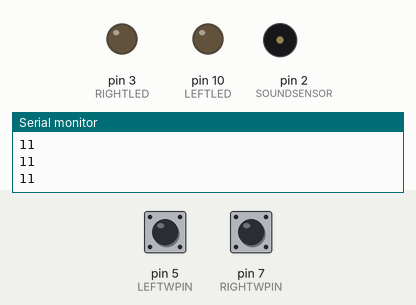
The sketch below on a simulated Arduino Uno, built with avr-gcc and run on an emulated ATmega328P. On the bench: output pins drawn as LEDs (lit = HIGH), buzzer (waves = sounding), the last lines printed to the serial monitor. Inputs (shaded band) come from the test bench; at power-on: pin 5 (LEFTWPIN) HIGH, pin 7 (RIGHTWPIN) HIGH.

Above: at 1.2 s.
1.3 s: pin 5 (LEFTWPIN) pulled LOW for 0.15 s
At 1.4 s:
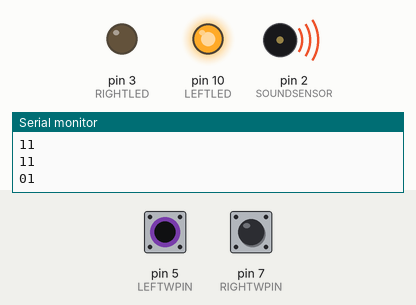
3.0 s: pin 7 (RIGHTWPIN) pulled LOW for 0.15 s
At 3.1 s:
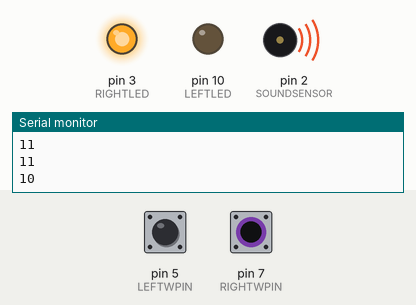
4.7 s: pin 7 (RIGHTWPIN) pulled LOW for 3.2 s
At 9.1 s:
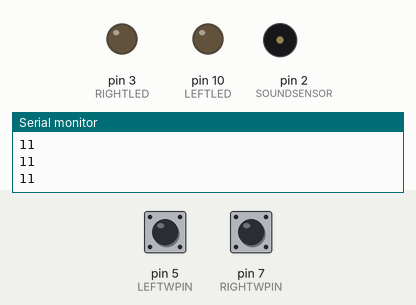
9.4 s: pin 5 (LEFTWPIN) pulled LOW for 3.2 s
At 10.4 s:
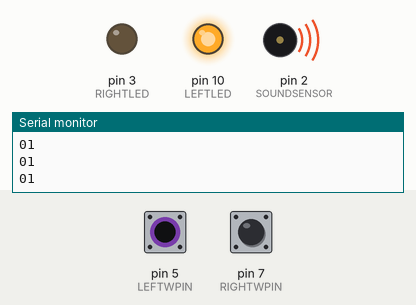
14.1 s: pin 5 (LEFTWPIN) driven LOW and pin 7 (RIGHTWPIN) driven LOW
At 15.5 s:
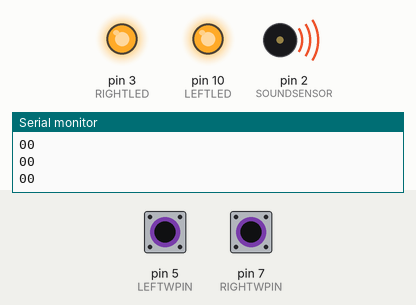
Timing chart, 0 to 16.6 s (numbered marks = the images above; inputs shaded):
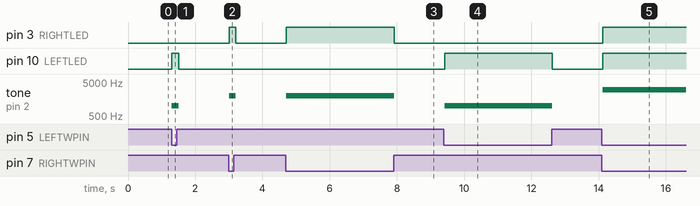

Measured:
- after the input at 1.3 s, pin 10 (LEFTLED): LOW → HIGH at once, → LOW 0.20 s later; tone on pin 2 (SOUNDSENSOR): silent → 1000 Hz at once, → silent 0.20 s later
- after the input at 3.0 s, pin 3 (RIGHTLED): LOW → HIGH at once, → LOW 0.20 s later; tone on pin 2 (SOUNDSENSOR): silent → 2000 Hz at once, → silent 0.20 s later
- after the input at 4.7 s, pin 3 (RIGHTLED): LOW → HIGH at once, → LOW 3.2 s later; tone on pin 2 (SOUNDSENSOR): silent → 2000 Hz at once, → silent 3.2 s later
- after the input at 9.4 s, pin 10 (LEFTLED): LOW → HIGH at once, → LOW 3.2 s later; tone on pin 2 (SOUNDSENSOR): silent → 1000 Hz at once, → silent 3.2 s later
- after the input at 14.1 s, pin 3 (RIGHTLED), pin 10 (LEFTLED): LOW → HIGH at once; tone on pin 2 (SOUNDSENSOR): silent → 3000 Hz at once

The sketch:

TouchSensors.ino
```cpp
// LED PINS
int const LEFTLED = 10;
int const RIGHTLED = 3;

// TOUCH SENSOR PINS
int const LEFTWPIN = 5;
int const RIGHTWPIN = 7;

// SOUND SENSOR PIN
int const SOUNDSENSOR = 2;

void setup() {

  // LED
  pinMode(LEFTLED, OUTPUT); // PIN 10
  pinMode(RIGHTLED, OUTPUT); // PIN 3

  // Touch Sensors
  pinMode(LEFTWPIN, INPUT); // PIN 5
  pinMode(RIGHTWPIN, INPUT); // PIN 7

  // Sound
  pinMode(SOUNDSENSOR, OUTPUT); // PIN 2

  Serial.begin(9600);

  // tone(SERVOPIN, tone, duration in ms)
}

void loop() {

  // Sense the environment: 0 means touching; 1 is not touching
  int leftw = digitalRead(LEFTWPIN);
  int rightw = digitalRead(RIGHTWPIN);

  // Determine action:
  if (leftw == 0 && rightw == 0) { // Touch both
      // Turn on both
      digitalWrite(LEFTLED, HIGH);
      digitalWrite(RIGHTLED, HIGH);

      // Play a 3000Hz tone on the piezo electric speaker
      tone(SOUNDSENSOR, 3000, 4000);
  } else if (leftw == 0 && rightw == 1) { // Only touch left
     // Turn on left; Turn off right
      digitalWrite(LEFTLED, HIGH);
      digitalWrite(RIGHTLED, LOW);

      // Play a 1000Hz tone on the piezo electric speaker
      tone(SOUNDSENSOR, 1000, 4000);

  } else if (leftw == 1 && rightw == 0) { // Only touch right
      // Turn on right; Turn off left
      digitalWrite(RIGHTLED, HIGH);
      digitalWrite(LEFTLED, LOW);

      // Play a 2000Hz tone on the piezo electric speaker
      tone(SOUNDSENSOR, 2000, 4000);

  } else if (leftw == 1 && rightw == 1) { // Neither
      // Turn off both
      digitalWrite(LEFTLED, LOW);
      digitalWrite(RIGHTLED, LOW);

      // Play a 0Hz tone on the piezo electric speaker
      tone(SOUNDSENSOR, 0, 2000);
  }

  // Achieve goal:
  Serial.print(leftw);
  Serial.print(rightw);
  Serial.println();
  delay(100);

}
```
